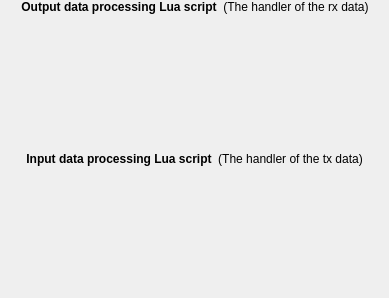
<?xml version="1.0" encoding="UTF-8"?>
<ui version="4.0">
 <class>LuaView</class>
 <widget class="QWidget" name="LuaView">
  <property name="geometry">
   <rect>
    <x>0</x>
    <y>0</y>
    <width>389</width>
    <height>298</height>
   </rect>
  </property>
  <property name="windowTitle">
   <string notr="true">Form</string>
  </property>
  <layout class="QGridLayout" name="gridLayout">
   <property name="leftMargin">
    <number>0</number>
   </property>
   <property name="topMargin">
    <number>0</number>
   </property>
   <property name="rightMargin">
    <number>0</number>
   </property>
   <property name="bottomMargin">
    <number>0</number>
   </property>
   <item row="0" column="0" colspan="2">
    <layout class="QHBoxLayout" name="horizontalLayout">
     <item>
      <widget class="QLabel" name="label_5">
       <property name="sizePolicy">
        <sizepolicy hsizetype="Expanding" vsizetype="Preferred">
         <horstretch>0</horstretch>
         <verstretch>0</verstretch>
        </sizepolicy>
       </property>
       <property name="text">
        <string notr="true"/>
       </property>
      </widget>
     </item>
     <item>
      <widget class="QLabel" name="label">
       <property name="sizePolicy">
        <sizepolicy hsizetype="Fixed" vsizetype="Preferred">
         <horstretch>0</horstretch>
         <verstretch>0</verstretch>
        </sizepolicy>
       </property>
       <property name="font">
        <font>
         <bold>true</bold>
        </font>
       </property>
       <property name="text">
        <string>Output data processing Lua script</string>
       </property>
       <property name="alignment">
        <set>Qt::AlignmentFlag::AlignCenter</set>
       </property>
      </widget>
     </item>
     <item>
      <widget class="QLabel" name="label_3">
       <property name="sizePolicy">
        <sizepolicy hsizetype="Fixed" vsizetype="Preferred">
         <horstretch>0</horstretch>
         <verstretch>0</verstretch>
        </sizepolicy>
       </property>
       <property name="text">
        <string>(The handler of the rx data)</string>
       </property>
       <property name="alignment">
        <set>Qt::AlignmentFlag::AlignCenter</set>
       </property>
      </widget>
     </item>
     <item>
      <widget class="QLabel" name="label_6">
       <property name="sizePolicy">
        <sizepolicy hsizetype="Expanding" vsizetype="Preferred">
         <horstretch>0</horstretch>
         <verstretch>0</verstretch>
        </sizepolicy>
       </property>
       <property name="text">
        <string notr="true"/>
       </property>
      </widget>
     </item>
    </layout>
   </item>
   <item row="3" column="0" colspan="2">
    <widget class="LuaPanel" name="widgetOutputLua" native="true">
     <property name="sizePolicy">
      <sizepolicy hsizetype="Preferred" vsizetype="Expanding">
       <horstretch>0</horstretch>
       <verstretch>0</verstretch>
      </sizepolicy>
     </property>
    </widget>
   </item>
   <item row="7" column="0" colspan="2">
    <widget class="LuaPanel" name="widgetInputLua" native="true">
     <property name="sizePolicy">
      <sizepolicy hsizetype="Preferred" vsizetype="Expanding">
       <horstretch>0</horstretch>
       <verstretch>0</verstretch>
      </sizepolicy>
     </property>
    </widget>
   </item>
   <item row="4" column="0" colspan="2">
    <layout class="QHBoxLayout" name="horizontalLayout_2">
     <item>
      <widget class="QLabel" name="label_7">
       <property name="sizePolicy">
        <sizepolicy hsizetype="Expanding" vsizetype="Preferred">
         <horstretch>0</horstretch>
         <verstretch>0</verstretch>
        </sizepolicy>
       </property>
       <property name="text">
        <string notr="true"/>
       </property>
      </widget>
     </item>
     <item>
      <widget class="QLabel" name="label_2">
       <property name="sizePolicy">
        <sizepolicy hsizetype="Fixed" vsizetype="Preferred">
         <horstretch>0</horstretch>
         <verstretch>0</verstretch>
        </sizepolicy>
       </property>
       <property name="font">
        <font>
         <bold>true</bold>
        </font>
       </property>
       <property name="text">
        <string>Input data processing Lua script</string>
       </property>
       <property name="alignment">
        <set>Qt::AlignmentFlag::AlignCenter</set>
       </property>
      </widget>
     </item>
     <item>
      <widget class="QLabel" name="label_4">
       <property name="sizePolicy">
        <sizepolicy hsizetype="Fixed" vsizetype="Preferred">
         <horstretch>0</horstretch>
         <verstretch>0</verstretch>
        </sizepolicy>
       </property>
       <property name="text">
        <string>(The handler of the tx data)</string>
       </property>
       <property name="alignment">
        <set>Qt::AlignmentFlag::AlignCenter</set>
       </property>
      </widget>
     </item>
     <item>
      <widget class="QLabel" name="label_8">
       <property name="sizePolicy">
        <sizepolicy hsizetype="Expanding" vsizetype="Preferred">
         <horstretch>0</horstretch>
         <verstretch>0</verstretch>
        </sizepolicy>
       </property>
       <property name="text">
        <string notr="true"/>
       </property>
      </widget>
     </item>
    </layout>
   </item>
  </layout>
 </widget>
 <customwidgets>
  <customwidget>
   <class>LuaPanel</class>
   <extends>QWidget</extends>
   <header location="global">page/lua/luapanel.h</header>
   <container>1</container>
  </customwidget>
 </customwidgets>
 <resources/>
 <connections/>
</ui>
